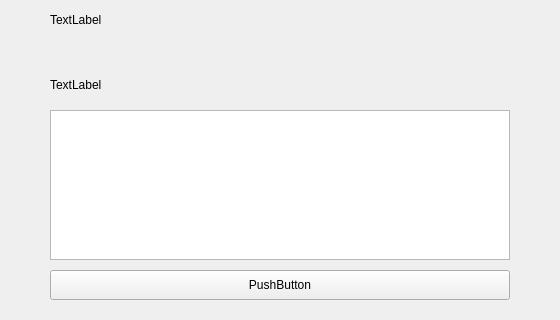
<?xml version="1.0" encoding="UTF-8"?>
<ui version="4.0">
 <class>Form</class>
 <widget class="QWidget" name="Form">
  <property name="geometry">
   <rect>
    <x>0</x>
    <y>0</y>
    <width>560</width>
    <height>320</height>
   </rect>
  </property>
  <property name="minimumSize">
   <size>
    <width>560</width>
    <height>320</height>
   </size>
  </property>
  <property name="maximumSize">
   <size>
    <width>560</width>
    <height>320</height>
   </size>
  </property>
  <property name="windowTitle">
   <string>Form</string>
  </property>
  <widget class="QLabel" name="toxIdLabel">
   <property name="geometry">
    <rect>
     <x>50</x>
     <y>10</y>
     <width>150</width>
     <height>20</height>
    </rect>
   </property>
   <property name="text">
    <string>TextLabel</string>
   </property>
  </widget>
  <widget class="QLabel" name="messageLabel">
   <property name="geometry">
    <rect>
     <x>50</x>
     <y>70</y>
     <width>150</width>
     <height>30</height>
    </rect>
   </property>
   <property name="text">
    <string>TextLabel</string>
   </property>
  </widget>
  <widget class="QPlainTextEdit" name="messagePlainTextEdit">
   <property name="geometry">
    <rect>
     <x>50</x>
     <y>110</y>
     <width>460</width>
     <height>150</height>
    </rect>
   </property>
  </widget>
  <widget class="QPushButton" name="addContactPushButton">
   <property name="geometry">
    <rect>
     <x>50</x>
     <y>270</y>
     <width>460</width>
     <height>30</height>
    </rect>
   </property>
   <property name="text">
    <string>PushButton</string>
   </property>
  </widget>
  <widget class="QLabel" name="errorLabel">
   <property name="enabled">
    <bool>true</bool>
   </property>
   <property name="geometry">
    <rect>
     <x>220</x>
     <y>10</y>
     <width>321</width>
     <height>31</height>
    </rect>
   </property>
   <property name="contextMenuPolicy">
    <enum>Qt::NoContextMenu</enum>
   </property>
   <property name="text">
    <string/>
   </property>
  </widget>
 </widget>
 <resources/>
 <connections/>
</ui>
